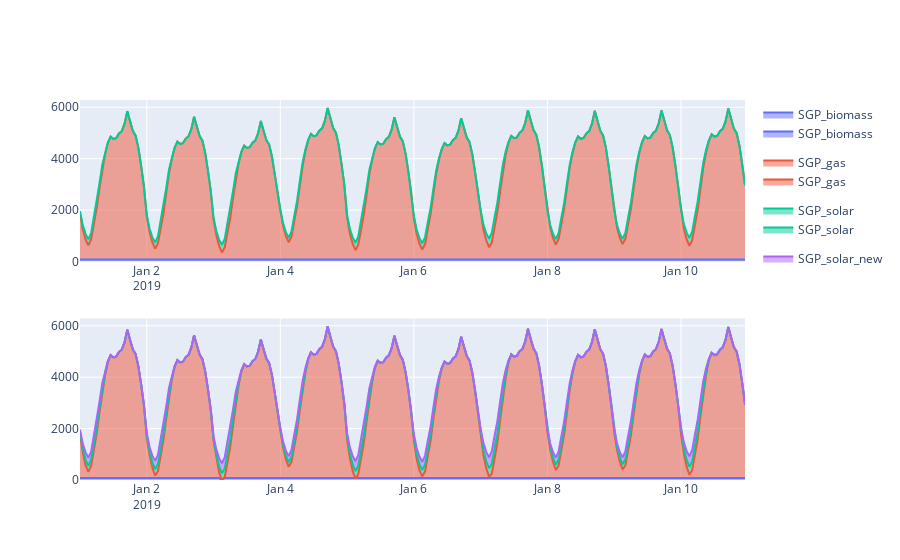

Notebook cell for this chart:
### Code cell
# let's look at what the dispatch looks like
import plotly.express as px
from plotly.offline import plot
from plotly.subplots import make_subplots

figures = []
timesteps = 24*10

# baseline
def get_dispatch_results(model_run):

    df = model_run.generators_t.p.copy()

    return (
        df[df.columns[df.sum()>0]]
            .iloc[0:timesteps]
            .reset_index()
            .melt(id_vars='snapshot')
    )

df = get_dispatch_results(baseline_model)

figures.append(
    px.area(df, x='snapshot', y="value", color='Generator')
)

# annual matching
df = get_dispatch_results(annual_matching)

figures.append(
    px.area(df, x='snapshot', y="value", color='Generator')
)

# make subplots
fig = make_subplots(rows=len(figures), cols=1) 

for i, figure in enumerate(figures):
    for trace in range(len(figure["data"])):
        fig.append_trace(figure["data"][trace], row=i+1, col=1)
        
fig.show()

### Figure 1 — Plotly figure (JSON) as saved in the notebook; plotly's stock layout.template omitted (floating-point values rounded to 4 significant figures; data arrays with more than 128 entries replaced by an {"elided": "..."} marker saying what was removed)
{"data": [{"fillpattern": {"shape": ""}, "hovertemplate": "Generator=SGP_biomass<br>snapshot=%{x}<br>value=%{y}<extra></extra>", "legendgroup": "SGP_biomass", "line": {"color": "#636efa"}, "marker": {"symbol": "circle"}, "mode": "lines", "name": "SGP_biomass", "orientation": "v", "showlegend": true, "stackgroup": "1", "type": "scatter", "x": {"elided": "240 str values"}, "xaxis": "x", "y": {"elided": "240 int values"}, "yaxis": "y"}, {"fillpattern": {"shape": ""}, "hovertemplate": "Generator=SGP_gas<br>snapshot=%{x}<br>value=%{y}<extra></extra>", "legendgroup": "SGP_gas", "line": {"color": "#EF553B"}, "marker": {"symbol": "circle"}, "mode": "lines", "name": "SGP_gas", "orientation": "v", "showlegend": true, "stackgroup": "1", "type": "scatter", "x": {"elided": "240 str values"}, "xaxis": "x", "y": {"elided": "240 float values"}, "yaxis": "y"}, {"fillpattern": {"shape": ""}, "hovertemplate": "Generator=SGP_solar<br>snapshot=%{x}<br>value=%{y}<extra></extra>", "legendgroup": "SGP_solar", "line": {"color": "#00cc96"}, "marker": {"symbol": "circle"}, "mode": "lines", "name": "SGP_solar", "orientation": "v", "showlegend": true, "stackgroup": "1", "type": "scatter", "x": {"elided": "240 str values"}, "xaxis": "x", "y": {"elided": "240 float values"}, "yaxis": "y"}, {"fillpattern": {"shape": ""}, "hovertemplate": "Generator=SGP_biomass<br>snapshot=%{x}<br>value=%{y}<extra></extra>", "legendgroup": "SGP_biomass", "line": {"color": "#636efa"}, "marker": {"symbol": "circle"}, "mode": "lines", "name": "SGP_biomass", "orientation": "v", "showlegend": true, "stackgroup": "1", "type": "scatter", "x": {"elided": "240 str values"}, "xaxis": "x2", "y": {"elided": "240 float values"}, "yaxis": "y2"}, {"fillpattern": {"shape": ""}, "hovertemplate": "Generator=SGP_gas<br>snapshot=%{x}<br>value=%{y}<extra></extra>", "legendgroup": "SGP_gas", "line": {"color": "#EF553B"}, "marker": {"symbol": "circle"}, "mode": "lines", "name": "SGP_gas", "orientation": "v", "showlegend": true, "stackgroup": "1", "type": "scatter", "x": {"elided": "240 str values"}, "xaxis": "x2", "y": {"elided": "240 float values"}, "yaxis": "y2"}, {"fillpattern": {"shape": ""}, "hovertemplate": "Generator=SGP_solar<br>snapshot=%{x}<br>value=%{y}<extra></extra>", "legendgroup": "SGP_solar", "line": {"color": "#00cc96"}, "marker": {"symbol": "circle"}, "mode": "lines", "name": "SGP_solar", "orientation": "v", "showlegend": true, "stackgroup": "1", "type": "scatter", "x": {"elided": "240 str values"}, "xaxis": "x2", "y": {"elided": "240 float values"}, "yaxis": "y2"}, {"fillpattern": {"shape": ""}, "hovertemplate": "Generator=SGP_solar_new<br>snapshot=%{x}<br>value=%{y}<extra></extra>", "legendgroup": "SGP_solar_new", "line": {"color": "#ab63fa"}, "marker": {"symbol": "circle"}, "mode": "lines", "name": "SGP_solar_new", "orientation": "v", "showlegend": true, "stackgroup": "1", "type": "scatter", "x": {"elided": "240 str values"}, "xaxis": "x2", "y": {"elided": "240 float values"}, "yaxis": "y2"}], "layout": {"xaxis": {"anchor": "y", "domain": [0, 1]}, "xaxis2": {"anchor": "y2", "domain": [0, 1]}, "yaxis": {"anchor": "x", "domain": [0.575, 1]}, "yaxis2": {"anchor": "x2", "domain": [0, 0.425]}}}
